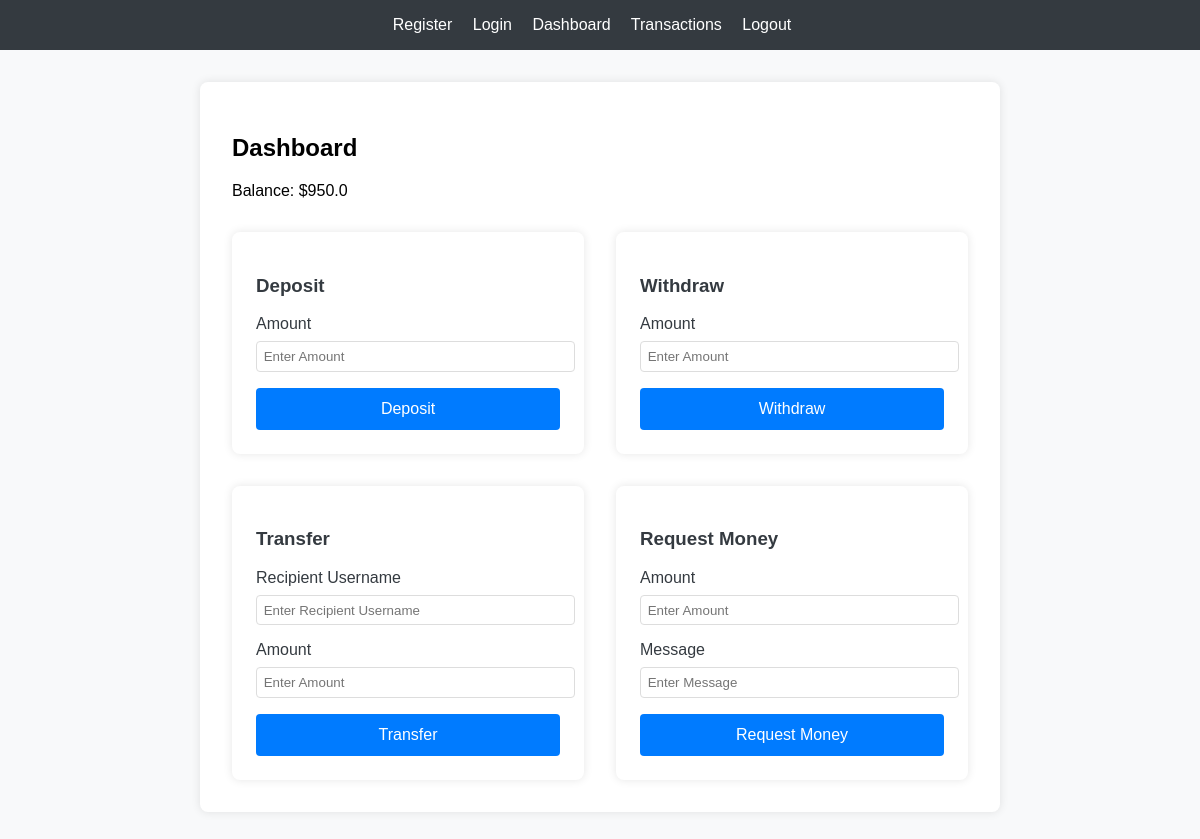
Page /dashboard (signed in) on the earlier database version.
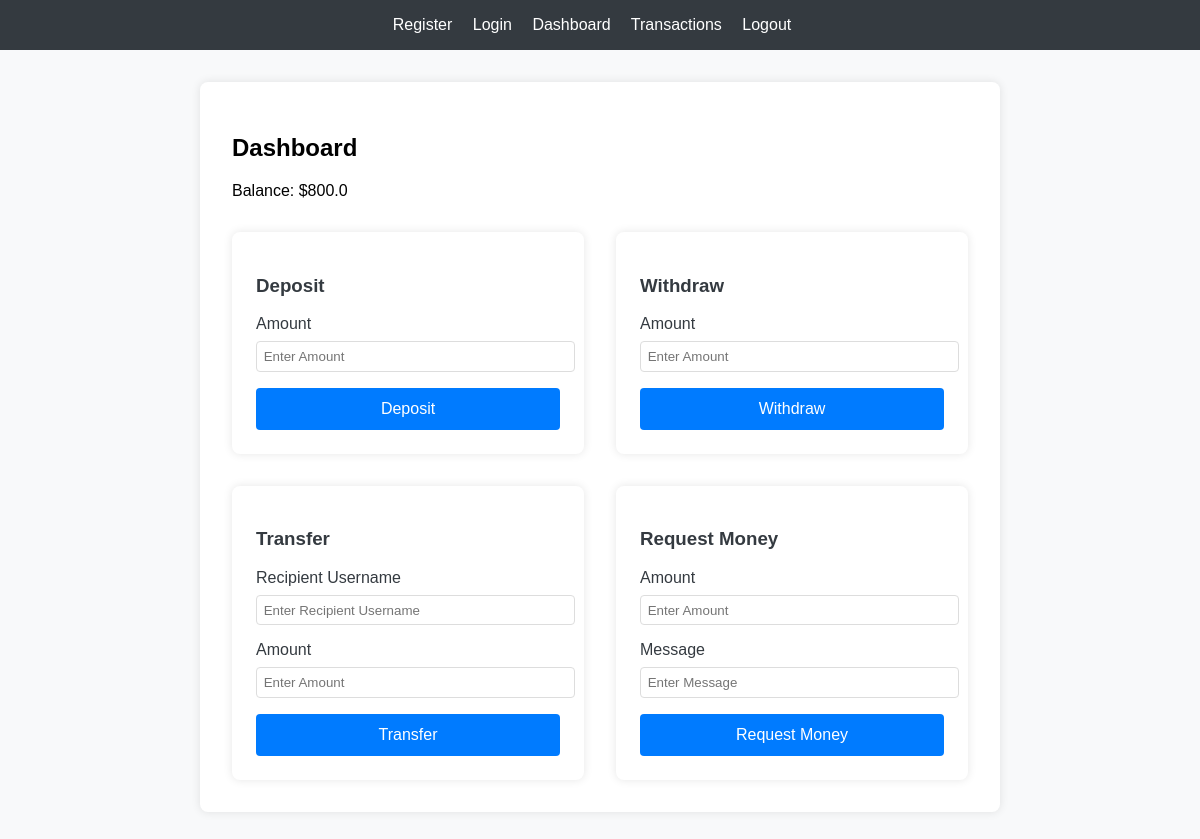
Same page on the later database version.
### models.py (models this page shows, shortened)
class User(db.Model, UserMixin):
    id = db.Column(db.Integer, primary_key=True)
    username = db.Column(db.String(150), nullable=False, unique=True)
    password = db.Column(db.String(150), nullable=False)
    balance = db.Column(db.Float, default=0.0)
    transactions = db.relationship('Transaction', backref='user', lazy=True)
    @property
    def is_authenticated(self):
        return True

### app.py (the view)
@app.route('/dashboard')
@login_required
def dashboard():
    return render_template('dashboard.html', balance=current_user.balance)

### app.py (called while the page is built)
@login_manager.user_loader
def load_user(user_id):
    return User.query.get(int(user_id))

### templates/dashboard.html
{% extends "base.html" %}
{% block content %}
<div class="dashboard-container">
    <h2>Dashboard</h2>
    <p>Balance: ${{ balance }}</p>
    <div class="transaction-forms">
        <div class="form-section">
            <h3>Deposit</h3>
            <form action="{{ url_for('deposit') }}" method="post">
                <div class="form-group">
                    <label for="amount-deposit">Amount</label>
                    <input type="number" name="amount" id="amount-deposit" placeholder="Enter Amount" required>
                </div>
                <button type="submit" class="btn">Deposit</button>
            </form>
        </div>
        <div class="form-section">
            <h3>Withdraw</h3>
            <form action="{{ url_for('withdraw') }}" method="post">
                <div class="form-group">
                    <label for="amount-withdraw">Amount</label>
                    <input type="number" name="amount" id="amount-withdraw" placeholder="Enter Amount" required>
                </div>
                <button type="submit" class="btn">Withdraw</button>
            </form>
        </div>
        <div class="form-section">
            <h3>Transfer</h3>
            <form action="{{ url_for('transfer') }}" method="post">
                <div class="form-group">
                    <label for="recipient">Recipient Username</label>
                    <input type="text" name="recipient" id="recipient" placeholder="Enter Recipient Username" required>
                </div>
                <div class="form-group">
                    <label for="amount-transfer">Amount</label>
                    <input type="number" name="amount" id="amount-transfer" placeholder="Enter Amount" required>
                </div>
                <button type="submit" class="btn">Transfer</button>
            </form>
        </div>
        <div class="form-section">
            <h3>Request Money</h3>
            <form action="{{ url_for('request_money') }}" method="post">
                <div class="form-group">
                    <label for="amount-request">Amount</label>
                    <input type="number" name="amount" id="amount-request" placeholder="Enter Amount" required>
                </div>
                <div class="form-group">
                    <label for="message">Message</label>
                    <input type="text" name="message" id="message" placeholder="Enter Message">
                </div>
                <button type="submit" class="btn">Request Money</button>
            </form>
        </div>
    </div>
</div>
{% endblock %}

Differences in the rows shown:
changed User: balance "950.0" → "800.0"
